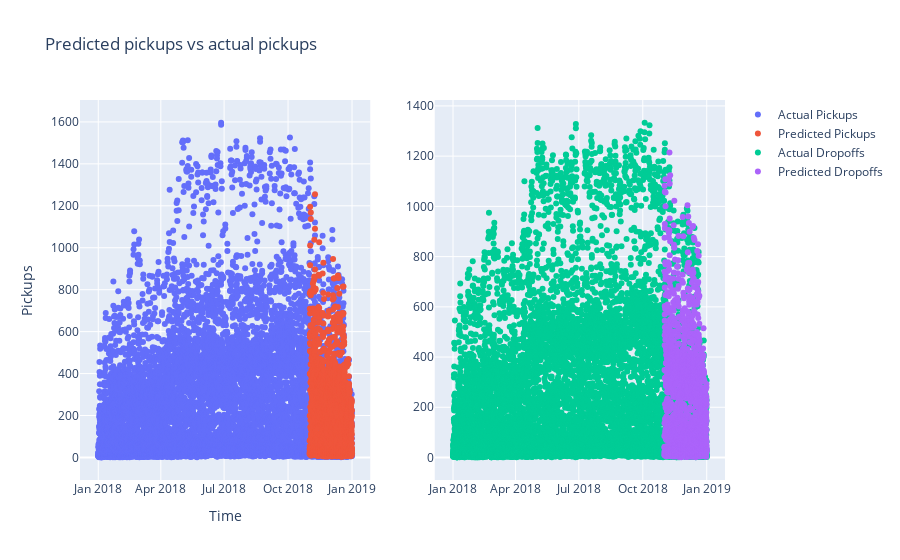

The notebook cell saved with this chart:
### Code cell
# plot predictions using plotly

fig = make_subplots(rows=1, cols=2,
                    horizontal_spacing=0.1)

# Add the start stations plot to the first subplot
fig.add_trace(go.Scatter(
    x=pickups.index,
    y=pickups['pickups'],
    mode='markers',
    name='Actual Pickups'
), row=1, col=1)

fig.add_trace(go.Scatter(
    x=pickups_test.index,
    y=pred_pickups,
    mode='markers',
    name='Predicted Pickups'
), row=1, col=1)

# Add the end stations plot to the second subplot
fig.add_trace(go.Scatter(
    x=dropoffs.index,
    y=dropoffs['dropoffs'],
    mode='markers',
    name='Actual Dropoffs'
), row=1, col=2)

fig.add_trace(go.Scatter(
    x=dropoffs_test.index,
    y=pred_dropoffs,
    mode='markers',
    name='Predicted Dropoffs'
), row=1, col=2)

fig.update_layout(title='Predicted pickups vs actual pickups',
                     xaxis_title='Time',
                     yaxis_title='Pickups')

fig.show()

### Figure 1 — Plotly figure (JSON) as saved in the notebook; plotly's stock layout.template omitted (floating-point values rounded to 4 significant figures; data arrays with more than 128 entries replaced by an {"elided": "..."} marker saying what was removed)
{"data": [{"mode": "markers", "name": "Actual Pickups", "type": "scatter", "x": {"elided": "8736 str values"}, "xaxis": "x", "y": {"elided": "8736 int values"}, "yaxis": "y"}, {"mode": "markers", "name": "Predicted Pickups", "type": "scatter", "x": {"elided": "1464 str values"}, "xaxis": "x", "y": {"elided": "1464 float values"}, "yaxis": "y"}, {"mode": "markers", "name": "Actual Dropoffs", "type": "scatter", "x": {"elided": "8730 str values"}, "xaxis": "x2", "y": {"elided": "8730 int values"}, "yaxis": "y2"}, {"mode": "markers", "name": "Predicted Dropoffs", "type": "scatter", "x": {"elided": "1464 str values"}, "xaxis": "x2", "y": {"elided": "1464 float values"}, "yaxis": "y2"}], "layout": {"title": {"text": "Predicted pickups vs actual pickups"}, "xaxis": {"anchor": "y", "domain": [0, 0.45], "title": {"text": "Time"}}, "xaxis2": {"anchor": "y2", "domain": [0.55, 1]}, "yaxis": {"anchor": "x", "domain": [0, 1], "title": {"text": "Pickups"}}, "yaxis2": {"anchor": "x2", "domain": [0, 1]}}}
